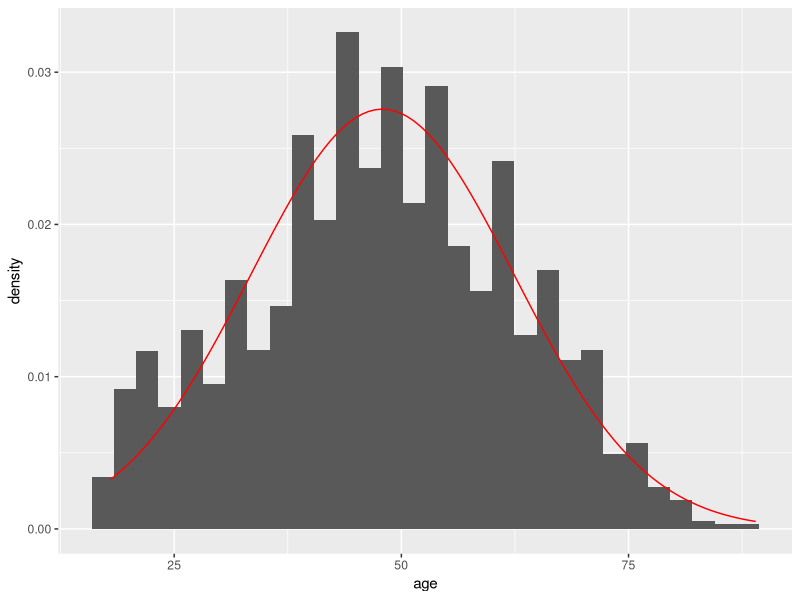
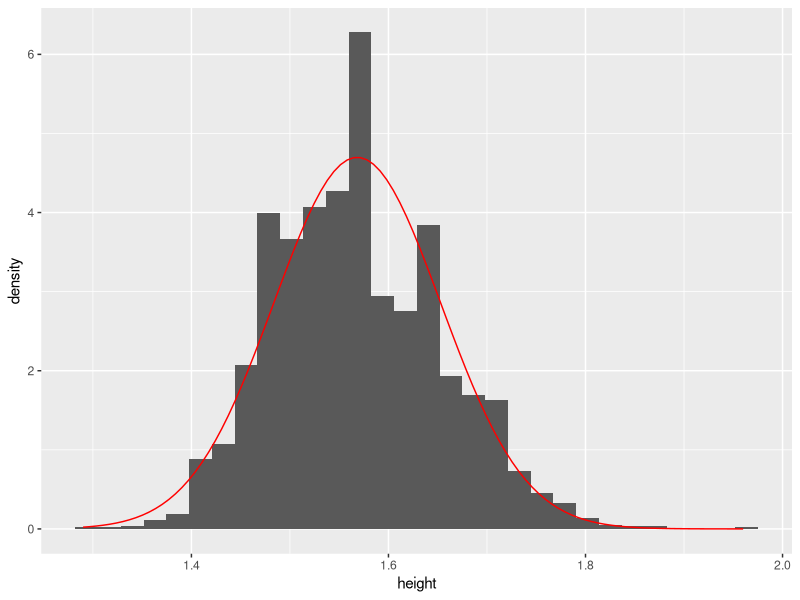
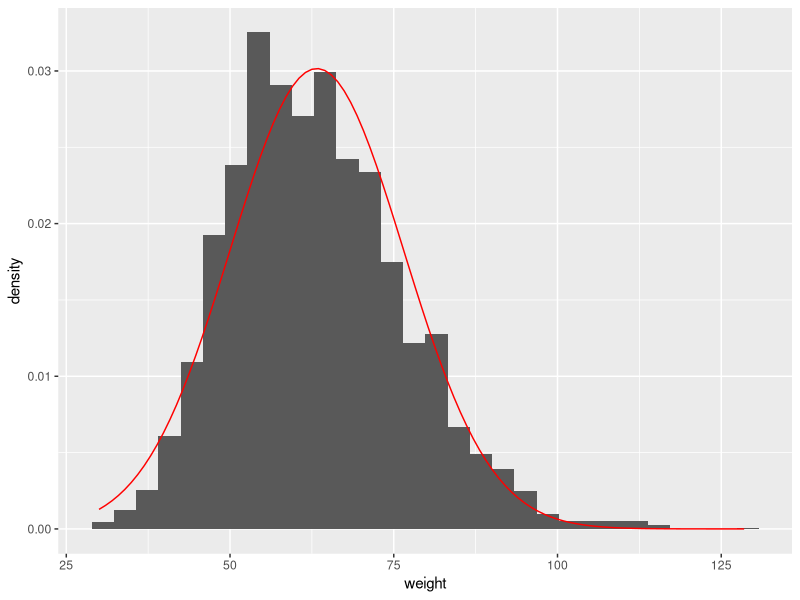
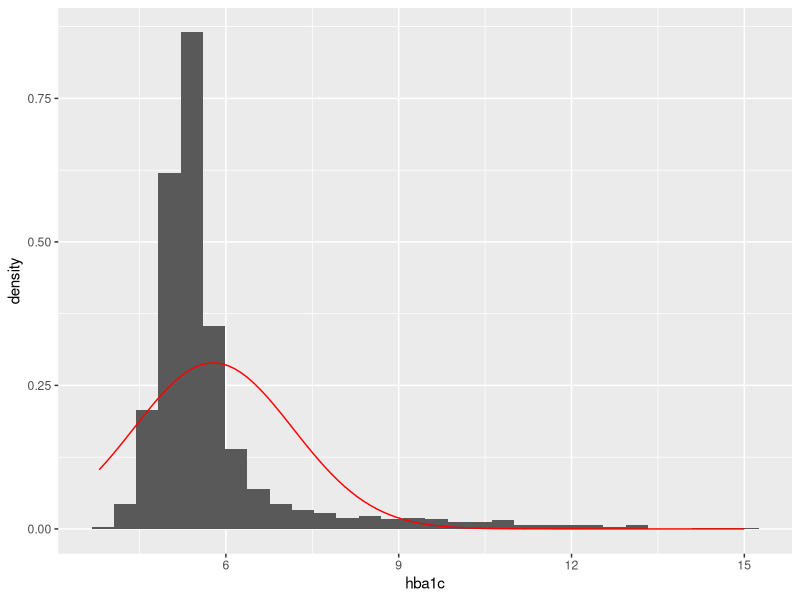
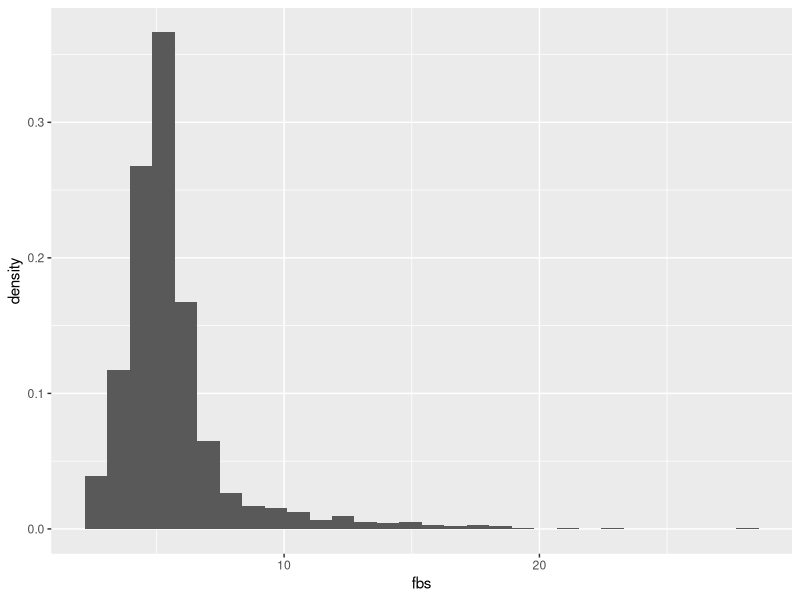
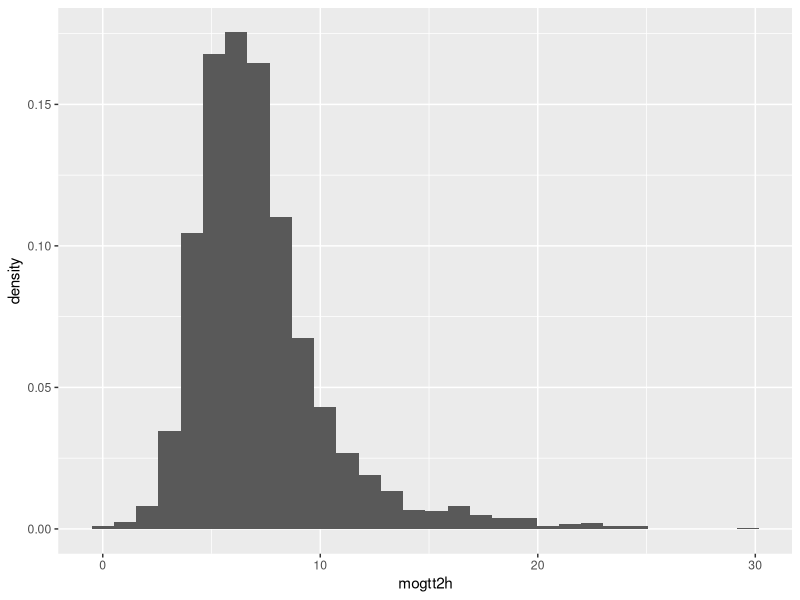
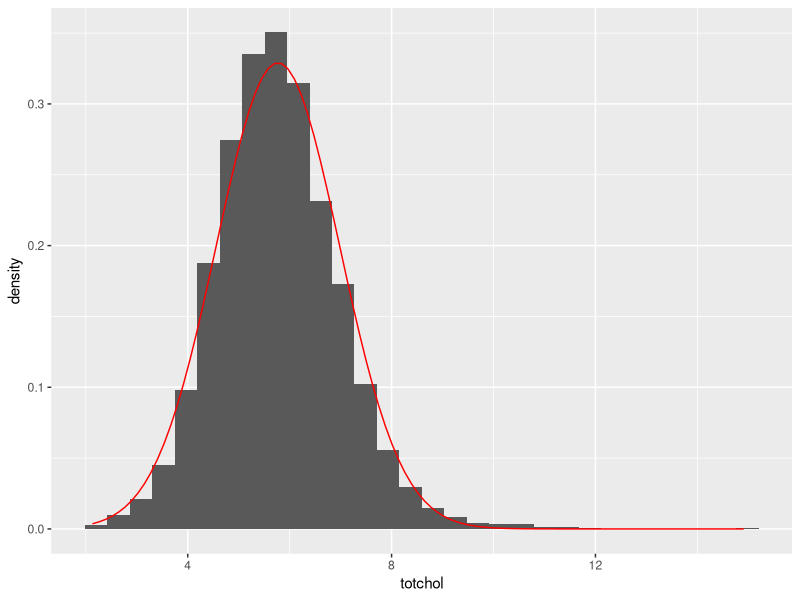
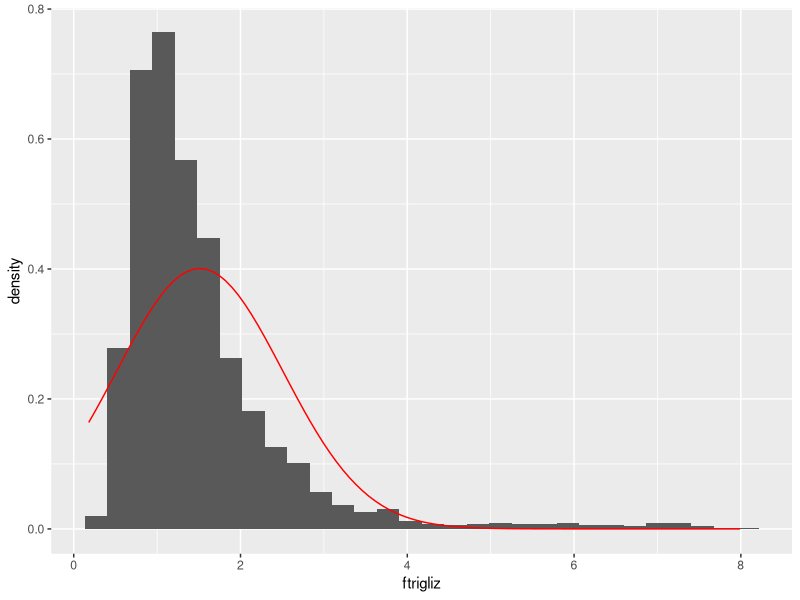

Write R code to recreate these figures, in order. (Note: this script raises an error after producing the figures.)
## ---- chunk 1
library(haven)
library(knitr)
library(tidyr)
library(psych)
library(ggplot2)
library(dplyr)
library(broom)
## ---- chunk 2
LogDS <- read_dta("diabetes.dta")
kable(head(LogDS))
## ---- chunk 3
LogDS$dmdxcat <- as_factor(LogDS$dmdx)
LogDS$gendercat <- as_factor(LogDS$gender)
LogDS$cruralcat <- as_factor(LogDS$crural)
kable(head(LogDS))
## ---- chunk 4
LogDS2 <- LogDS %>%
  mutate (dmdxcat = as_factor(dmdx),
          gendercat = as_factor(gender),
          cruralcat = as_factor(crural))
kable(head(LogDS2))
## ---- chunk 5
kable(summary(LogDS [, 20:22]))
kable(describe(LogDS [, 2:19]))
## ---- chunk 6
ggplot(LogDS, aes(age)) +
  geom_histogram(aes(y=..density..)) +
  stat_function(fun = dnorm, colour = "red",
                args = list(mean = mean(LogDS$age),
                            sd = sd(LogDS$age)))
ggplot(LogDS, aes(height)) +
  geom_histogram(aes(y=..density..)) +
  stat_function(fun = dnorm, colour = "red",
                args = list(mean = mean(LogDS$height),
                            sd = sd(LogDS$height)))

ggplot(LogDS, aes(weight)) +
  geom_histogram(aes(y=..density..)) +
  stat_function(fun = dnorm, colour = "red",
                args = list(mean = mean(LogDS$weight),
                            sd = sd(LogDS$weight)))

ggplot(LogDS, aes(hba1c)) +
  geom_histogram(aes(y=..density..)) +
  stat_function(fun = dnorm, colour = "red",
                args = list(mean = mean(LogDS$hba1c),
                            sd = sd(LogDS$hba1c)))

ggplot(LogDS, aes(fbs)) +
  geom_histogram(aes(y=..density..)) +
  stat_function(fun = dnorm, colour = "red",
                args = list(mean = mean(LogDS$fbs),
                            sd = sd(LogDS$fbs)))

ggplot(LogDS, aes(mogtt2h)) +
  geom_histogram(aes(y=..density..)) +
  stat_function(fun = dnorm, colour = "red",
                args = list(mean = mean(LogDS$mogtt2h),
                            sd = sd(LogDS$mogtt2h)))

ggplot(LogDS, aes(totchol)) +
  geom_histogram(aes(y=..density..)) +
  stat_function(fun = dnorm, colour = "red",
                args = list(mean = mean(LogDS$totchol),
                            sd = sd(LogDS$totchol)))

ggplot(LogDS, aes(ftrigliz)) +
  geom_histogram(aes(y=..density..)) +
  stat_function(fun = dnorm, colour = "red",
                args = list(mean = mean(LogDS$ftrigliz),
                            sd = sd(LogDS$ftrigliz)))

ggplot(LogDS, aes(hdl)) +
  geom_histogram(aes(y=..density..)) +
  stat_function(fun = dnorm, colour = "red",
                args = list(mean = mean(LogDS$hdl),
                            sd = sd(LogDS$hdl)))

ggplot(LogDS, aes(ldl)) +
  geom_histogram(aes(y=..density..)) +
  stat_function(fun = dnorm, colour = "red",
                args = list(mean = mean(LogDS$ldl),
                            sd = sd(LogDS$ldl)))
## ---- chunk 7
ggplot(LogDS, aes(dmdxcat)) +
  geom_bar()
ggplot(LogDS, aes(gendercat)) +
  geom_bar()
ggplot(LogDS, aes(cruralcat)) +
  geom_bar()
## ---- chunk 8
Model01 <- glm(dmdxcat ~ age,
               data = LogDS,
               family = binomial (link = "logit"))
summary(Model01)
kable(tidy(Model01))
## ---- chunk 9
Model02 <- glm(dmdxcat ~ gender,
               data = LogDS,
               family = binomial (link = "logit"))
summary(Model02)
kable(tidy(Model02))
## ---- chunk 10
Model11 <- glm(dmdxcat ~ age + gendercat,
               family = binomial(link = "logit"),
               data = LogDS)
summary(Model11)
kable(tidy(Model11))
## ---- chunk 11
Table_Model11 <- tidy(Model11)
OR_Model11 <- exp(coefficients(Model11))
ORCI_Model11 <- exp(confint(Model11))
kable(cbind(Table_Model11 [, 1:5], OR_Model11, ORCI_Model11))
## ---- chunk 12
0.0511159/0.0038629
## ---- chunk 13
2*pnorm(-abs(0.0511159/0.0038629))
## ---- chunk 14
0.2222904/0.1025100
## ---- chunk 15
2*pnorm(-abs(0.2222904/0.1025100))
## ---- chunk 16
kable(tidy(confint(Model01)))
## ---- chunk 17
anova(Model11, Model01, test="Chisq")
